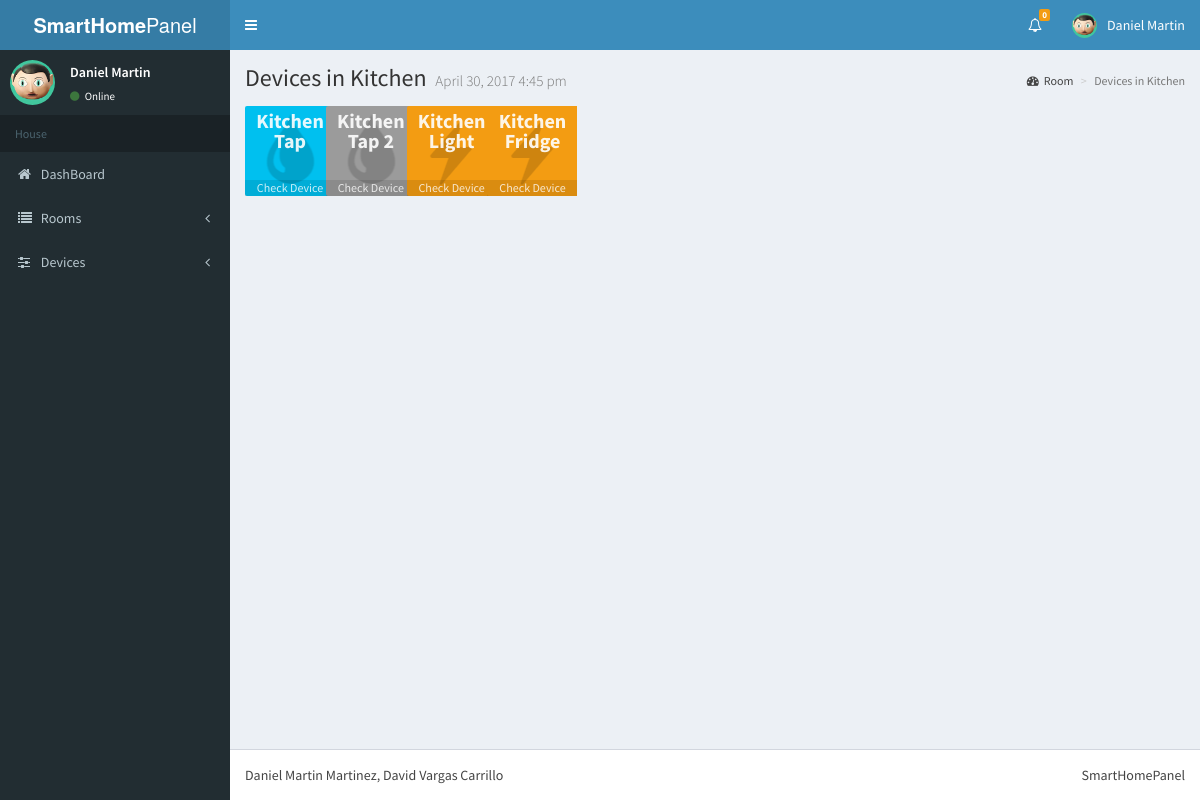
The page /content/room/room_controller.php?id=2 on the database its author committed.
### tables this page shows
CREATE TABLE `room` (
  `id` int(11) NOT NULL,
  `name` varchar(50) NOT NULL
);

CREATE TABLE `device` (
  `id` int(11) NOT NULL,
  `type` int(11) NOT NULL,
  `name` varchar(50) NOT NULL,
  `consumption` double NOT NULL,
  `RoomID` int(11) NOT NULL,
  `state` tinyint(1) DEFAULT NULL,
  `temperature` int(11) NOT NULL
);

### content/device/device_model.php (called while the page is built, shortened)
<?php
	class Device {
		function Device() {
			$this->mbd=Connector::DBConnection();
		}
		public function getDeviceMenuListNotMain() {
			$sentence = "SELECT distinct  type FROM device";
			foreach ($this->mbd->query($sentence) as $row) {
				echo "<li><a href='../device/device_controller.php?type=" . $row['type'] . "'>";
				if($row['type'] == 2){
					echo "Power";
				}else if($row['type'] == 3){
					echo "Heating";
				}else if($row['type'] == 1){
					echo "Water";
				}
				echo  "</a></li>";
			}
		}
	}
?>

### content/room/room_controller.php (called while the page is built, shortened)
<?php
		require_once("../menus/header.php");
		require_once("../connector/connection.php");
		require_once("room_model.php");
		$roomController = new Room();
		require_once("room_view.php");
		require_once("../menus/footer.php");
?>

### content/connector/connection.php (called while the page is built)
<?php
	class Connector{
		public static function DBConnection(){
			$usuario = "root";
			$pass = "";
			$host = "localhost";
			$dbname = "smarthousepanel";
			$mdb = new PDO("mysql:host=" . $host . ";dbname=" . $dbname, $usuario, $pass,array(PDO::MYSQL_ATTR_INIT_COMMAND => "SET NAMES utf8"));
			return $mdb;
		}
	}
?>

### content/room/room_model.php (the view, shortened to what this page needs)
<?php
	class Room {
		function Room() {
			$this->mbd=Connector::DBConnection();
		}
		public function getName($id) {
			$sentence = $this->mbd->prepare("SELECT name FROM room WHERE id=".$id);
			$sentence->execute();
			$row = $sentence->fetch();
			return $row[0];
		}
		public function getRoomDevices() {
			$sentence = "SELECT * FROM device where RoomID=" . $_GET['id'];
			foreach ($this->mbd->query($sentence) as $row) {
					echo
				"<div class='col-md-1 col-sm-6 col-xs-4'>
				<div class='bg-aqua'>
				<span class='info-box-icon back" . $row['type']; if(!$row['state']){echo " device-off";}; echo "'><p class='device-name'><a href=room_controller.php?id=". $_GET['id'] ."&seton=" . $row['id'] .  ">" .  $row['name'] . "</a></p>
						<button type='button' class='small-box-footer-own' data-toggle='modal' data-target='#DevicePModal'
					data-ip='" . $row['id']  ."'
					data-Comp='". $row['consumption'] ."'
					data-State='"; if($row['state'] == 1){echo "Device is ON";}else{echo "Device is OFF";} echo "'
					Data-room='"; if($row['RoomID'] == 2){ echo "Kitchen"; }else if($row['RoomID'] == 1){echo "Living Room";} echo "'
					 data-whatever='".$row['name'] . "'>Check Device</button></span>
				</div>
				</div>";
				}
		}
	}
?>

### content/room/room_view.php
<div class="content-wrapper">
  <section class="content-header">
    <h1>
      Devices in <?php echo $roomController->getName($_GET['id']); ?>
      <small><?php $hoy = date("F j, Y  g:i a"); echo $hoy; ?></small>
    </h1>
    <ol class="breadcrumb">
      <li><a href="#"><i class="fa fa-dashboard"></i>Room</a></li>
      <li class="active">Devices in <?php echo $roomController->getName($_GET['id']); ?></li>
    </ol>
  </section>
  <section class="content">
  <div class="row">
   <?php $roomController->getRoomDevices(); ?>
  </div>
  </section>
</div>

### css/style.css (style rules this page uses)
.back1 { background-color: #00c0ef !important; background-image: url("../images/drop.png"); background-position:center; }
.back2 { background-color: #f39c12 !important; background-image: url("../images/electrick2.png"); background-repeat: no-repeat; background-position:center; }
.device-off { -webkit-filter: grayscale(100%); filter: grayscale(100%); }
.device-name { font-size: 20px; font-weight: bold; line-height: 20px; padding-top: 5px; opacity: 0.9; }
.device-name>a { color: white; }
.small-box-footer-own { text-align: center; padding: 3px 0; color: #fff; color: rgba(255,255,255,0.8); display: block; z-index: 10; background: rgba(0,0,0,0.1); text-decoration: none; font-size: 12px; line-height: 10px; bottom: 0; width: 100%; margin-top: 29px; border: 0; box-shadow:none; border-radius: 0px; }

### rows shown on the page
room: name "Kitchen"
device: name "Kitchen Tap"
device: name "Kitchen Tap 2"
device: name "Kitchen Light"
device: name "Kitchen Fridge"

### other values the page prints
$cuenta "0"
